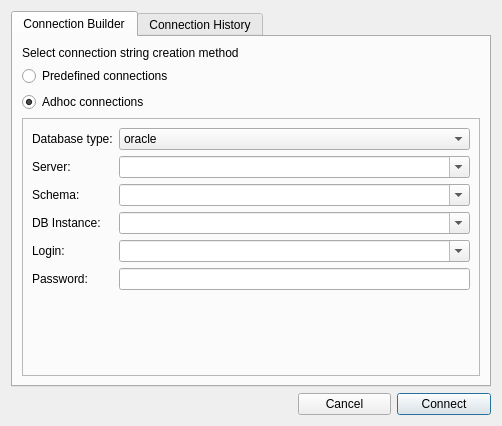
<ui version="4.0" >
 <class>ConnectionDialog_BASE</class>
 <widget class="QDialog" name="ConnectionDialog_BASE" >
  <property name="windowModality" >
   <enum>Qt::ApplicationModal</enum>
  </property>
  <property name="geometry" >
   <rect>
    <x>0</x>
    <y>0</y>
    <width>502</width>
    <height>426</height>
   </rect>
  </property>
  <property name="sizePolicy" >
   <sizepolicy vsizetype="Fixed" hsizetype="Preferred" >
    <horstretch>0</horstretch>
    <verstretch>0</verstretch>
   </sizepolicy>
  </property>
  <property name="windowTitle" >
   <string>Open COOL connection</string>
  </property>
  <property name="modal" >
   <bool>true</bool>
  </property>
  <layout class="QGridLayout" >
   <item row="0" column="0" colspan="5" >
    <widget class="QTabWidget" name="tabWidget_ConnectionBuilder" >
     <property name="focusPolicy" >
      <enum>Qt::NoFocus</enum>
     </property>
     <property name="currentIndex" >
      <number>0</number>
     </property>
     <widget class="QWidget" name="ConnectionBuilder" >
      <attribute name="title" >
       <string>Connection Builder</string>
      </attribute>
      <layout class="QVBoxLayout" >
       <item>
        <widget class="QLabel" name="label_11" >
         <property name="text" >
          <string>Select connection string creation method</string>
         </property>
        </widget>
       </item>
       <item>
        <widget class="QRadioButton" name="radioButton_PredefinedConnections" >
         <property name="text" >
          <string>Predefined connections</string>
         </property>
         <property name="checkable" >
          <bool>false</bool>
         </property>
         <property name="checked" >
          <bool>false</bool>
         </property>
        </widget>
       </item>
       <item>
        <widget class="QRadioButton" name="radioButton_AdhocConnections" >
         <property name="text" >
          <string>Adhoc connections</string>
         </property>
         <property name="checked" >
          <bool>true</bool>
         </property>
        </widget>
       </item>
       <item>
        <widget class="QStackedWidget" name="stackedWidget_ConnectionBuilder" >
         <property name="minimumSize" >
          <size>
           <width>410</width>
           <height>240</height>
          </size>
         </property>
         <property name="frameShape" >
          <enum>QFrame::StyledPanel</enum>
         </property>
         <property name="frameShadow" >
          <enum>QFrame::Sunken</enum>
         </property>
         <property name="currentIndex" >
          <number>1</number>
         </property>
         <widget class="QWidget" name="page_0" >
          <layout class="QVBoxLayout" >
           <item>
            <layout class="QHBoxLayout" >
             <item>
              <widget class="QCheckBox" name="checkBox_UseConnectionAlias" >
               <property name="text" >
                <string>Use connection alias:</string>
               </property>
              </widget>
             </item>
             <item>
              <widget class="QComboBox" name="comboBox_ConnectionAlias" >
               <property name="enabled" >
                <bool>false</bool>
               </property>
               <property name="sizePolicy" >
                <sizepolicy vsizetype="Fixed" hsizetype="Preferred" >
                 <horstretch>1</horstretch>
                 <verstretch>0</verstretch>
                </sizepolicy>
               </property>
               <property name="editable" >
                <bool>true</bool>
               </property>
              </widget>
             </item>
            </layout>
           </item>
           <item>
            <widget class="QGroupBox" name="groupBox_NotUsingConnectionAlias" >
             <property name="title" >
              <string/>
             </property>
             <property name="flat" >
              <bool>true</bool>
             </property>
             <property name="checkable" >
              <bool>false</bool>
             </property>
             <layout class="QGridLayout" >
              <property name="leftMargin" >
               <number>0</number>
              </property>
              <property name="topMargin" >
               <number>0</number>
              </property>
              <property name="rightMargin" >
               <number>0</number>
              </property>
              <property name="bottomMargin" >
               <number>0</number>
              </property>
              <property name="verticalSpacing" >
               <number>0</number>
              </property>
              <item row="0" column="0" >
               <widget class="QLabel" name="label_9" >
                <property name="text" >
                 <string>Database type:</string>
                </property>
               </widget>
              </item>
              <item row="0" column="1" >
               <widget class="QComboBox" name="comboBox_DBType_2" >
                <property name="sizePolicy" >
                 <sizepolicy vsizetype="Fixed" hsizetype="Preferred" >
                  <horstretch>1</horstretch>
                  <verstretch>0</verstretch>
                 </sizepolicy>
                </property>
                <item>
                 <property name="text" >
                  <string>oracle://</string>
                 </property>
                </item>
                <item>
                 <property name="text" >
                  <string>mysql://</string>
                 </property>
                </item>
                <item>
                 <property name="text" >
                  <string>sqlite_file:</string>
                 </property>
                </item>
               </widget>
              </item>
              <item row="1" column="0" >
               <widget class="QLabel" name="label_wildcard_1" >
                <property name="text" >
                 <string>Server:</string>
                </property>
               </widget>
              </item>
              <item row="1" column="1" >
               <widget class="QComboBox" name="comboBox_Server_2" >
                <property name="sizePolicy" >
                 <sizepolicy vsizetype="Fixed" hsizetype="Preferred" >
                  <horstretch>1</horstretch>
                  <verstretch>0</verstretch>
                 </sizepolicy>
                </property>
                <property name="editable" >
                 <bool>true</bool>
                </property>
               </widget>
              </item>
              <item row="2" column="0" >
               <widget class="QLabel" name="label_wildcard_2" >
                <property name="text" >
                 <string>Schema:</string>
                </property>
               </widget>
              </item>
              <item row="2" column="1" >
               <widget class="QComboBox" name="comboBox_Schema_2" >
                <property name="sizePolicy" >
                 <sizepolicy vsizetype="Fixed" hsizetype="Preferred" >
                  <horstretch>1</horstretch>
                  <verstretch>0</verstretch>
                 </sizepolicy>
                </property>
                <property name="editable" >
                 <bool>true</bool>
                </property>
               </widget>
              </item>
             </layout>
            </widget>
           </item>
           <item>
            <layout class="QHBoxLayout" >
             <item>
              <widget class="QLabel" name="label_7" >
               <property name="text" >
                <string>Role:</string>
               </property>
              </widget>
             </item>
             <item>
              <widget class="QComboBox" name="comboBox_Role" >
               <property name="sizePolicy" >
                <sizepolicy vsizetype="Fixed" hsizetype="Preferred" >
                 <horstretch>1</horstretch>
                 <verstretch>0</verstretch>
                </sizepolicy>
               </property>
               <property name="editable" >
                <bool>true</bool>
               </property>
              </widget>
             </item>
            </layout>
           </item>
           <item>
            <layout class="QHBoxLayout" >
             <property name="spacing" >
              <number>-1</number>
             </property>
             <item>
              <widget class="QLabel" name="label_10" >
               <property name="text" >
                <string>DB Instance:</string>
               </property>
              </widget>
             </item>
             <item>
              <widget class="QComboBox" name="comboBox_DBName_2" >
               <property name="sizePolicy" >
                <sizepolicy vsizetype="Fixed" hsizetype="Preferred" >
                 <horstretch>1</horstretch>
                 <verstretch>0</verstretch>
                </sizepolicy>
               </property>
               <property name="acceptDrops" >
                <bool>true</bool>
               </property>
               <property name="editable" >
                <bool>true</bool>
               </property>
              </widget>
             </item>
            </layout>
           </item>
          </layout>
         </widget>
         <widget class="QWidget" name="page_1" >
          <layout class="QGridLayout" >
           <item row="0" column="0" >
            <widget class="QLabel" name="label" >
             <property name="text" >
              <string>Database type:</string>
             </property>
            </widget>
           </item>
           <item row="0" column="1" >
            <widget class="QComboBox" name="comboBox_DBType" >
             <item>
              <property name="text" >
               <string>oracle</string>
              </property>
             </item>
             <item>
              <property name="text" >
               <string>mysql</string>
              </property>
             </item>
             <item>
              <property name="text" >
               <string>sqlite</string>
              </property>
             </item>
            </widget>
           </item>
           <item row="1" column="0" >
            <widget class="QLabel" name="label_wildcard_3" >
             <property name="text" >
              <string>Server:</string>
             </property>
            </widget>
           </item>
           <item row="1" column="1" >
            <widget class="QComboBox" name="comboBox_Server" >
             <property name="editable" >
              <bool>true</bool>
             </property>
            </widget>
           </item>
           <item row="2" column="0" >
            <widget class="QLabel" name="label_wildcard_4" >
             <property name="text" >
              <string>Schema:</string>
             </property>
            </widget>
           </item>
           <item row="2" column="1" >
            <widget class="QComboBox" name="comboBox_Schema" >
             <property name="acceptDrops" >
              <bool>true</bool>
             </property>
             <property name="editable" >
              <bool>true</bool>
             </property>
            </widget>
           </item>
           <item row="3" column="0" >
            <widget class="QLabel" name="label_5" >
             <property name="text" >
              <string>DB Instance:</string>
             </property>
            </widget>
           </item>
           <item row="3" column="1" >
            <widget class="QComboBox" name="comboBox_DBName" >
             <property name="acceptDrops" >
              <bool>true</bool>
             </property>
             <property name="editable" >
              <bool>true</bool>
             </property>
            </widget>
           </item>
           <item row="4" column="0" >
            <widget class="QLabel" name="label_3" >
             <property name="text" >
              <string>Login:</string>
             </property>
            </widget>
           </item>
           <item row="4" column="1" >
            <widget class="QComboBox" name="comboBox_Login" >
             <property name="acceptDrops" >
              <bool>true</bool>
             </property>
             <property name="editable" >
              <bool>true</bool>
             </property>
            </widget>
           </item>
           <item row="5" column="0" >
            <widget class="QLabel" name="label_4" >
             <property name="text" >
              <string>Password:</string>
             </property>
            </widget>
           </item>
           <item row="5" column="1" >
            <widget class="QLineEdit" name="lineEdit_Password" >
             <property name="echoMode" >
              <enum>QLineEdit::Password</enum>
             </property>
            </widget>
           </item>
           <item row="6" column="1" >
            <spacer>
             <property name="orientation" >
              <enum>Qt::Vertical</enum>
             </property>
             <property name="sizeHint" >
              <size>
               <width>20</width>
               <height>91</height>
              </size>
             </property>
            </spacer>
           </item>
          </layout>
         </widget>
        </widget>
       </item>
      </layout>
     </widget>
     <widget class="QWidget" name="ConnectionHistory" >
      <attribute name="title" >
       <string>Connection History</string>
      </attribute>
      <layout class="QGridLayout" >
       <item row="0" column="0" colspan="3" >
        <widget class="QComboBox" name="comboBox_ConnectionHistory" >
         <property name="focusPolicy" >
          <enum>Qt::TabFocus</enum>
         </property>
        </widget>
       </item>
       <item row="1" column="0" >
        <spacer>
         <property name="orientation" >
          <enum>Qt::Horizontal</enum>
         </property>
         <property name="sizeHint" >
          <size>
           <width>40</width>
           <height>20</height>
          </size>
         </property>
        </spacer>
       </item>
       <item row="1" column="1" >
        <widget class="QPushButton" name="pushButton_RemoveAllHistory" >
         <property name="focusPolicy" >
          <enum>Qt::NoFocus</enum>
         </property>
         <property name="text" >
          <string>Clear All</string>
         </property>
        </widget>
       </item>
       <item row="1" column="2" >
        <widget class="QPushButton" name="pushButton_RemoveHistoryEntry" >
         <property name="focusPolicy" >
          <enum>Qt::NoFocus</enum>
         </property>
         <property name="text" >
          <string>Remove Entry</string>
         </property>
        </widget>
       </item>
       <item row="2" column="1" >
        <spacer>
         <property name="orientation" >
          <enum>Qt::Vertical</enum>
         </property>
         <property name="sizeHint" >
          <size>
           <width>20</width>
           <height>41</height>
          </size>
         </property>
        </spacer>
       </item>
      </layout>
     </widget>
    </widget>
   </item>
   <item row="1" column="0" colspan="3" >
    <spacer>
     <property name="orientation" >
      <enum>Qt::Horizontal</enum>
     </property>
     <property name="sizeHint" >
      <size>
       <width>21</width>
       <height>20</height>
      </size>
     </property>
    </spacer>
   </item>
   <item row="1" column="3" >
    <widget class="QPushButton" name="pushButton_Cancel" >
     <property name="text" >
      <string>Cancel</string>
     </property>
    </widget>
   </item>
   <item row="1" column="4" >
    <widget class="QPushButton" name="pushButton_Connect" >
     <property name="text" >
      <string>Connect</string>
     </property>
     <property name="default" >
      <bool>true</bool>
     </property>
    </widget>
   </item>
  </layout>
 </widget>
 <tabstops>
  <tabstop>radioButton_PredefinedConnections</tabstop>
  <tabstop>radioButton_AdhocConnections</tabstop>
  <tabstop>checkBox_UseConnectionAlias</tabstop>
  <tabstop>comboBox_ConnectionAlias</tabstop>
  <tabstop>comboBox_DBType_2</tabstop>
  <tabstop>comboBox_Server_2</tabstop>
  <tabstop>comboBox_Schema_2</tabstop>
  <tabstop>comboBox_Role</tabstop>
  <tabstop>comboBox_DBName_2</tabstop>
  <tabstop>comboBox_DBType</tabstop>
  <tabstop>comboBox_Server</tabstop>
  <tabstop>comboBox_Schema</tabstop>
  <tabstop>comboBox_DBName</tabstop>
  <tabstop>comboBox_Login</tabstop>
  <tabstop>lineEdit_Password</tabstop>
  <tabstop>comboBox_ConnectionHistory</tabstop>
  <tabstop>pushButton_Connect</tabstop>
  <tabstop>pushButton_Cancel</tabstop>
 </tabstops>
 <resources/>
 <connections>
  <connection>
   <sender>pushButton_Cancel</sender>
   <signal>clicked()</signal>
   <receiver>ConnectionDialog_BASE</receiver>
   <slot>reject()</slot>
   <hints>
    <hint type="sourcelabel" >
     <x>392</x>
     <y>421</y>
    </hint>
    <hint type="destinationlabel" >
     <x>181</x>
     <y>113</y>
    </hint>
   </hints>
  </connection>
  <connection>
   <sender>comboBox_ConnectionHistory</sender>
   <signal>activated(int)</signal>
   <receiver>pushButton_Connect</receiver>
   <slot>setFocus()</slot>
   <hints>
    <hint type="sourcelabel" >
     <x>181</x>
     <y>49</y>
    </hint>
    <hint type="destinationlabel" >
     <x>495</x>
     <y>421</y>
    </hint>
   </hints>
  </connection>
  <connection>
   <sender>comboBox_DBType</sender>
   <signal>activated(int)</signal>
   <receiver>comboBox_Server</receiver>
   <slot>setFocus()</slot>
   <hints>
    <hint type="sourcelabel" >
     <x>149</x>
     <y>131</y>
    </hint>
    <hint type="destinationlabel" >
     <x>149</x>
     <y>161</y>
    </hint>
   </hints>
  </connection>
  <connection>
   <sender>comboBox_Server</sender>
   <signal>activated(int)</signal>
   <receiver>comboBox_Login</receiver>
   <slot>setFocus()</slot>
   <hints>
    <hint type="sourcelabel" >
     <x>149</x>
     <y>161</y>
    </hint>
    <hint type="destinationlabel" >
     <x>149</x>
     <y>251</y>
    </hint>
   </hints>
  </connection>
  <connection>
   <sender>comboBox_Login</sender>
   <signal>activated(int)</signal>
   <receiver>lineEdit_Password</receiver>
   <slot>setFocus()</slot>
   <hints>
    <hint type="sourcelabel" >
     <x>149</x>
     <y>251</y>
    </hint>
    <hint type="destinationlabel" >
     <x>152</x>
     <y>283</y>
    </hint>
   </hints>
  </connection>
  <connection>
   <sender>lineEdit_Password</sender>
   <signal>returnPressed()</signal>
   <receiver>pushButton_Connect</receiver>
   <slot>setFocus()</slot>
   <hints>
    <hint type="sourcelabel" >
     <x>318</x>
     <y>293</y>
    </hint>
    <hint type="destinationlabel" >
     <x>495</x>
     <y>421</y>
    </hint>
   </hints>
  </connection>
  <connection>
   <sender>checkBox_UseConnectionAlias</sender>
   <signal>toggled(bool)</signal>
   <receiver>comboBox_ConnectionAlias</receiver>
   <slot>setEnabled(bool)</slot>
   <hints>
    <hint type="sourcelabel" >
     <x>129</x>
     <y>146</y>
    </hint>
    <hint type="destinationlabel" >
     <x>335</x>
     <y>146</y>
    </hint>
   </hints>
  </connection>
  <connection>
   <sender>checkBox_UseConnectionAlias</sender>
   <signal>toggled(bool)</signal>
   <receiver>groupBox_NotUsingConnectionAlias</receiver>
   <slot>setDisabled(bool)</slot>
   <hints>
    <hint type="sourcelabel" >
     <x>129</x>
     <y>146</y>
    </hint>
    <hint type="destinationlabel" >
     <x>264</x>
     <y>212</y>
    </hint>
   </hints>
  </connection>
  <connection>
   <sender>comboBox_DBName_2</sender>
   <signal>activated(int)</signal>
   <receiver>pushButton_Connect</receiver>
   <slot>setFocus()</slot>
   <hints>
    <hint type="sourcelabel" >
     <x>300</x>
     <y>331</y>
    </hint>
    <hint type="destinationlabel" >
     <x>474</x>
     <y>405</y>
    </hint>
   </hints>
  </connection>
 </connections>
</ui>
